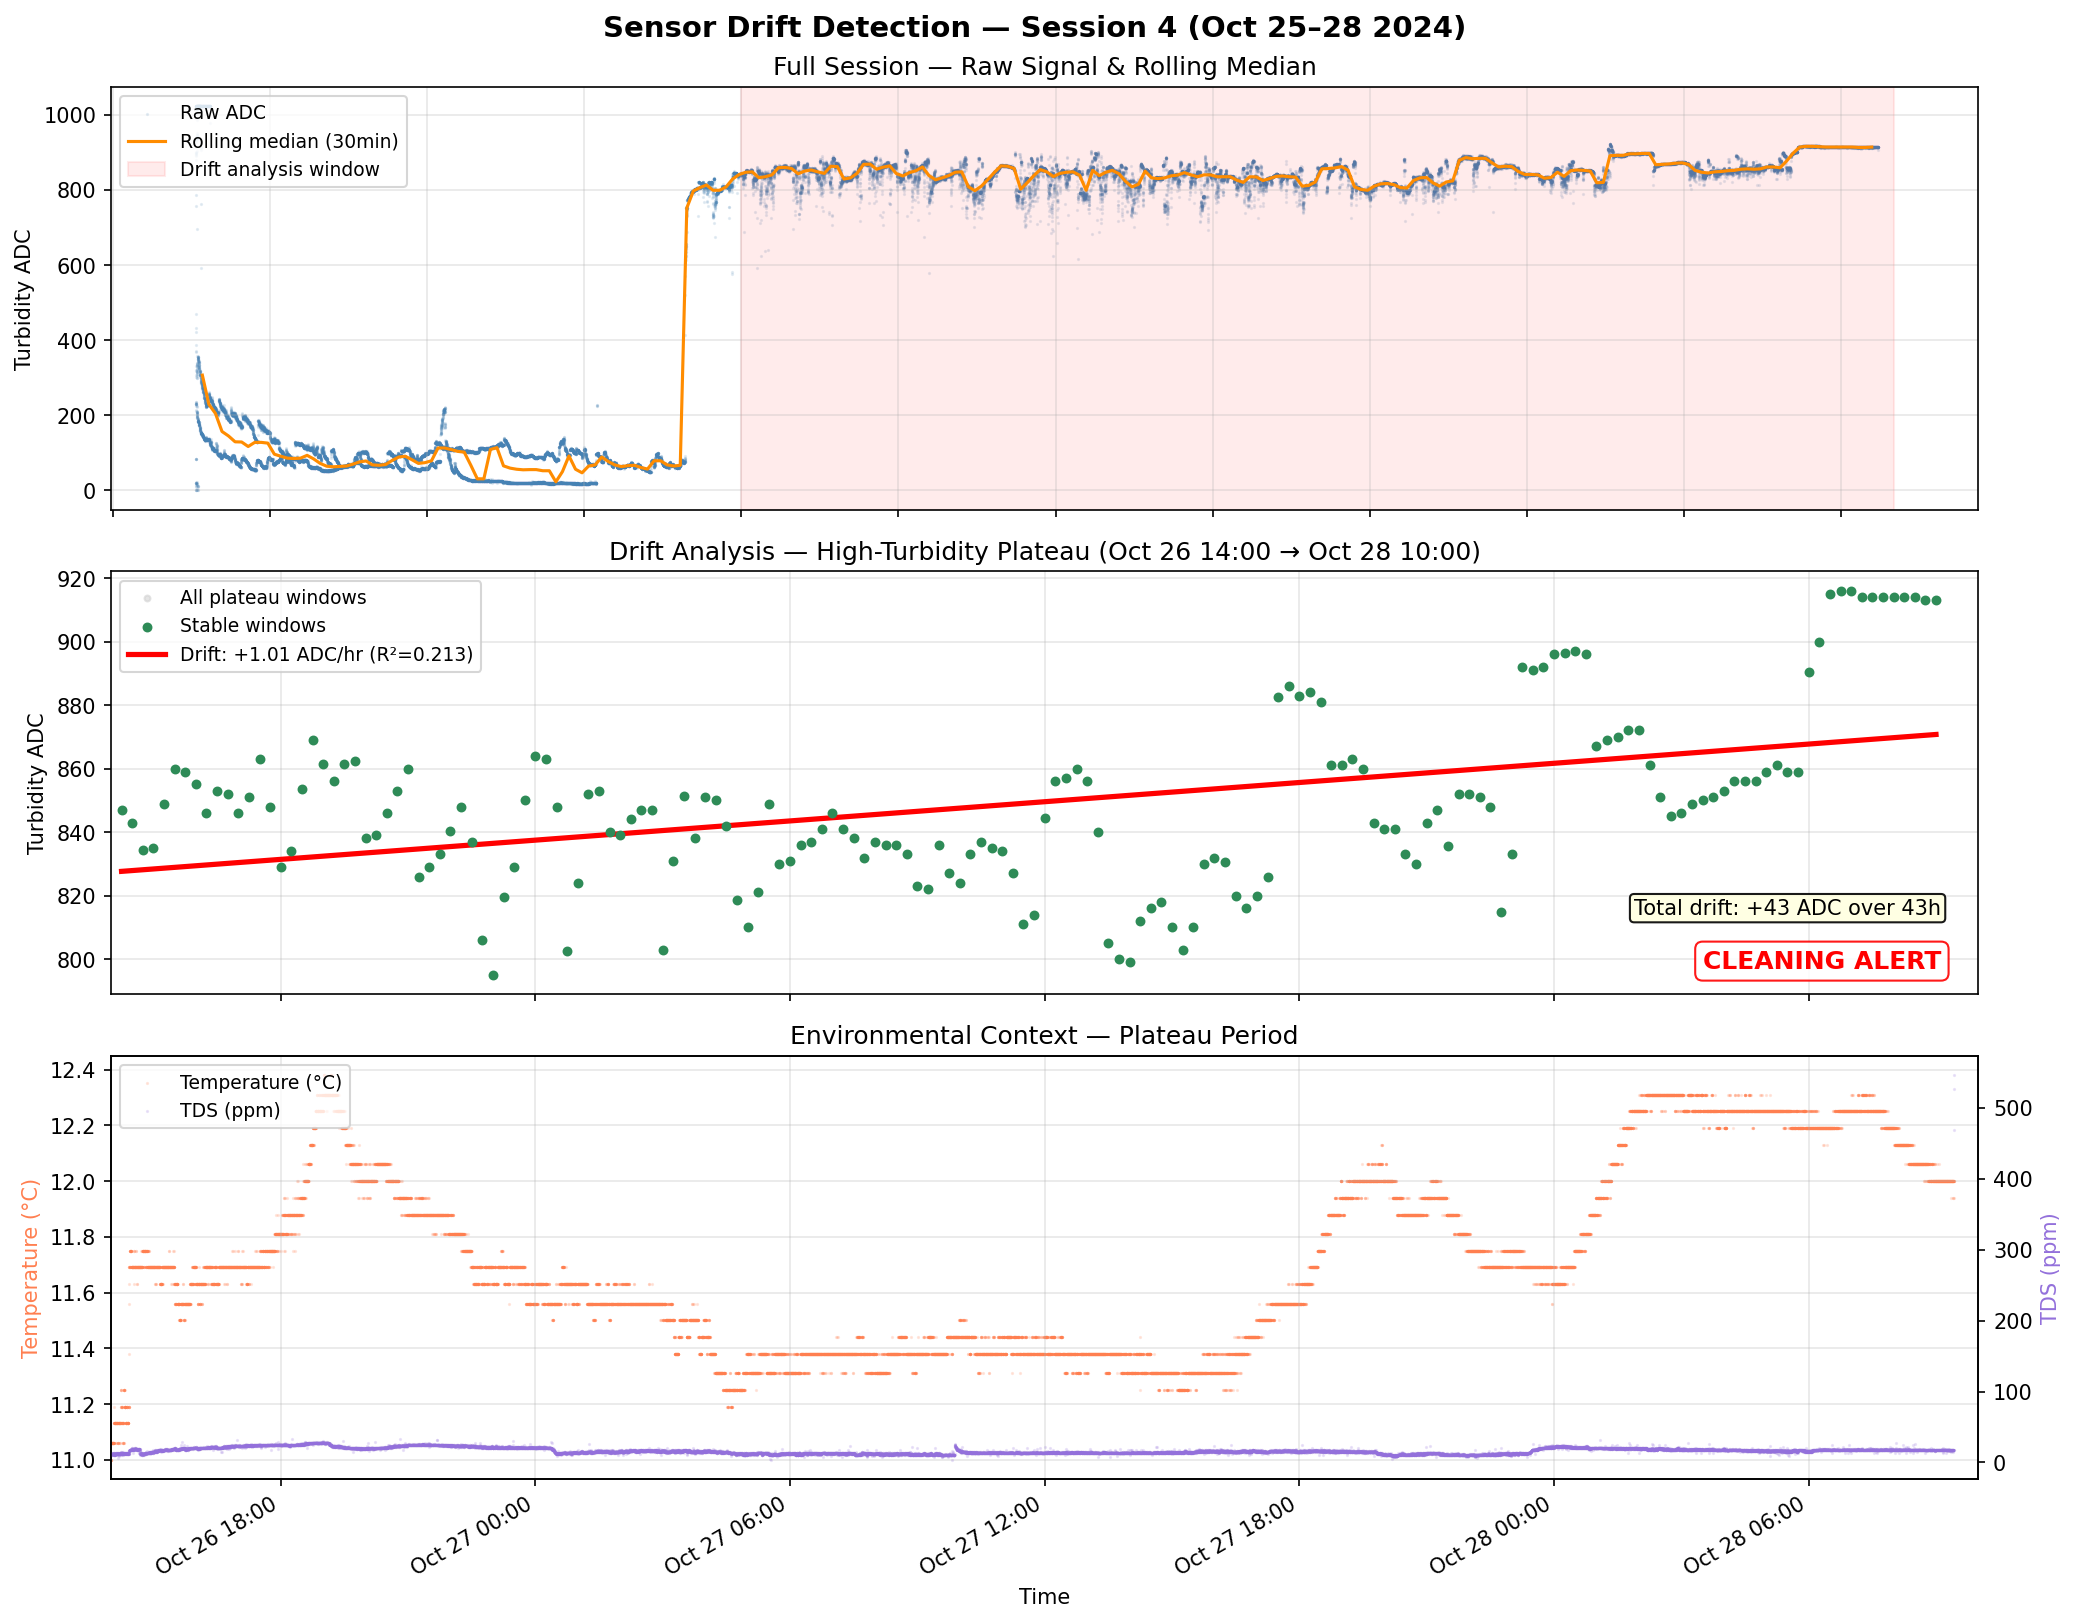

Here is the Python script that generated this plot:
"""Drift detection experiment on cleaned Session 4 data.

Analyses the 3-day continuous recording (Session 4, Oct 25–28) to detect
sensor fouling.  Strategy:

1. Identify "stable" windows where temperature and TDS variance is low
   (environmental conditions unchanged).
2. Track the rolling median of turbidity_adc within those windows.
3. Fit a linear trend to the stable-window medians — a statistically
   significant positive slope (ADC rising = signal attenuating) indicates
   biofouling on the SEN0189 optical window.
4. Output a multi-panel graph showing raw signal, rolling baseline,
   detected drift, and a cleaning-alert threshold.
"""

from __future__ import annotations

import csv
from datetime import datetime, timedelta
from pathlib import Path

import matplotlib.dates as mdates
import matplotlib.pyplot as plt
import numpy as np

# ── Config ──────────────────────────────────────────────────────────────
DATA_PATH = Path(__file__).resolve().parent / "data01_clean.csv"
OUTPUT_PATH = Path(__file__).resolve().parent / "drift_detection.png"

WINDOW_MINUTES = 30          # rolling window size
TEMP_STABILITY_STD = 0.3     # max temp stdev within window to count as "stable"
TDS_STABILITY_STD = 15.0     # max TDS stdev within window
TURB_STABILITY_STD = 60.0    # max turbidity stdev within window (reject transients)
DRIFT_ALERT_SLOPE = 0.5      # ADC units / hour — threshold for cleaning alert
SESSION = "4"

# Focus on the high-turbidity plateau for drift analysis
# (the regime transition on Oct 26 ~12:00 swamps any real fouling signal)
PLATEAU_START = datetime.fromisoformat("2024-10-26T14:00:00")
PLATEAU_END = datetime.fromisoformat("2024-10-28T10:00:00")


def load_session(path: Path, session: str) -> list[dict]:
    with open(path) as f:
        reader = csv.DictReader(f)
        return [
            {
                "ts": datetime.fromisoformat(r["timestamp"]),
                "turb": int(r["turbidity_adc"]),
                "temp": float(r["water_temperature"]),
                "tds": int(r["tds"]),
            }
            for r in reader
            if r["session"] == session
        ]


def rolling_windows(
    rows: list[dict], window_min: int
) -> list[dict]:
    """Compute rolling statistics over fixed-duration windows."""
    if not rows:
        return []

    results = []
    start = rows[0]["ts"]
    end = rows[-1]["ts"]
    delta = timedelta(minutes=window_min)
    cursor = start

    while cursor + delta <= end:
        win_end = cursor + delta
        subset = [r for r in rows if cursor <= r["ts"] < win_end]
        if len(subset) >= 10:
            turbs = np.array([r["turb"] for r in subset])
            temps = np.array([r["temp"] for r in subset])
            tdss = np.array([r["tds"] for r in subset])
            results.append({
                "ts_center": cursor + delta / 2,
                "turb_median": float(np.median(turbs)),
                "turb_mean": float(np.mean(turbs)),
                "turb_std": float(np.std(turbs)),
                "temp_std": float(np.std(temps)),
                "tds_std": float(np.std(tdss)),
                "temp_mean": float(np.mean(temps)),
                "tds_mean": float(np.mean(tdss)),
                "n": len(subset),
            })
        cursor += timedelta(minutes=window_min // 2)  # 50% overlap

    return results


def detect_drift(windows: list[dict]) -> dict:
    """Fit linear trend to stable-window turbidity medians.

    Returns dict with slope (ADC/hour), intercept, r², and per-window
    arrays for plotting.
    """
    stable = [
        w for w in windows
        if w["temp_std"] < TEMP_STABILITY_STD
        and w["tds_std"] < TDS_STABILITY_STD
        and w["turb_std"] < TURB_STABILITY_STD
    ]
    if len(stable) < 3:
        return {"slope": 0.0, "r2": 0.0, "stable_windows": [], "trend_ts": [], "trend_vals": []}

    t0 = stable[0]["ts_center"]
    hours = np.array([(w["ts_center"] - t0).total_seconds() / 3600 for w in stable])
    medians = np.array([w["turb_median"] for w in stable])

    # Linear regression
    coeffs = np.polyfit(hours, medians, 1)
    slope, intercept = coeffs
    trend_vals = np.polyval(coeffs, hours)
    ss_res = np.sum((medians - trend_vals) ** 2)
    ss_tot = np.sum((medians - np.mean(medians)) ** 2)
    r2 = 1 - ss_res / ss_tot if ss_tot > 0 else 0.0

    return {
        "slope": float(slope),
        "intercept": float(intercept),
        "r2": float(r2),
        "stable_windows": stable,
        "trend_hours": hours,
        "trend_vals": trend_vals,
    }


def plot(
    rows: list[dict],
    all_windows: list[dict],
    plateau_windows: list[dict],
    drift: dict,
    output: Path,
) -> None:
    """Generate a 3-panel drift detection figure."""
    output.parent.mkdir(parents=True, exist_ok=True)

    fig, axes = plt.subplots(3, 1, figsize=(14, 11))
    fig.suptitle("Sensor Drift Detection — Session 4 (Oct 25–28 2024)", fontsize=14, fontweight="bold")

    ts_all = [r["ts"] for r in rows]
    turb_all = [r["turb"] for r in rows]

    # ── Panel 1: Full session overview with plateau region highlighted ─
    ax1 = axes[0]
    ax1.scatter(ts_all, turb_all, s=0.3, alpha=0.15, color="steelblue", label="Raw ADC")
    win_ts = [w["ts_center"] for w in all_windows]
    win_med = [w["turb_median"] for w in all_windows]
    ax1.plot(win_ts, win_med, color="darkorange", linewidth=1.5, label=f"Rolling median ({WINDOW_MINUTES}min)")
    ax1.axvspan(PLATEAU_START, PLATEAU_END, alpha=0.08, color="red", label="Drift analysis window")
    ax1.set_ylabel("Turbidity ADC")
    ax1.legend(loc="upper left", fontsize=9)
    ax1.set_title("Full Session — Raw Signal & Rolling Median")
    ax1.xaxis.set_major_formatter(mdates.DateFormatter("%b %d %H:%M"))
    ax1.xaxis.set_major_locator(mdates.HourLocator(interval=6))
    ax1.grid(True, alpha=0.3)

    # ── Panel 2: Plateau zoom — stable windows + drift trend ─────────
    ax2 = axes[1]
    # Plot all plateau windows as context
    plat_ts = [w["ts_center"] for w in plateau_windows]
    plat_med = [w["turb_median"] for w in plateau_windows]
    ax2.scatter(plat_ts, plat_med, s=8, color="lightgrey", alpha=0.6, label="All plateau windows")

    stable = drift["stable_windows"]
    if stable:
        stable_ts = [w["ts_center"] for w in stable]
        stable_med = [w["turb_median"] for w in stable]
        ax2.scatter(stable_ts, stable_med, s=14, color="seagreen", zorder=3, label="Stable windows")

        # Trend line
        ax2.plot(stable_ts, drift["trend_vals"], color="red", linewidth=2.5,
                 label=f"Drift: {drift['slope']:+.2f} ADC/hr (R²={drift['r2']:.3f})")

        alert = abs(drift["slope"]) > DRIFT_ALERT_SLOPE
        alert_text = "CLEANING ALERT" if alert else "Within tolerance"
        alert_color = "red" if alert else "green"
        ax2.text(0.98, 0.05, alert_text, transform=ax2.transAxes,
                 fontsize=12, fontweight="bold", color=alert_color,
                 ha="right", va="bottom",
                 bbox=dict(boxstyle="round,pad=0.3", facecolor="white", edgecolor=alert_color, alpha=0.9))

        # Annotate total drift
        total_hours = drift["trend_hours"][-1] - drift["trend_hours"][0]
        total_drift = drift["slope"] * total_hours
        ax2.text(0.98, 0.18, f"Total drift: {total_drift:+.0f} ADC over {total_hours:.0f}h",
                 transform=ax2.transAxes, fontsize=10, ha="right", va="bottom",
                 bbox=dict(boxstyle="round,pad=0.2", facecolor="lightyellow", alpha=0.9))

    ax2.set_ylabel("Turbidity ADC")
    ax2.legend(loc="upper left", fontsize=9)
    ax2.set_title(f"Drift Analysis — High-Turbidity Plateau ({PLATEAU_START.strftime('%b %d %H:%M')} → {PLATEAU_END.strftime('%b %d %H:%M')})")
    ax2.set_xlim(PLATEAU_START, PLATEAU_END)
    ax2.xaxis.set_major_formatter(mdates.DateFormatter("%b %d %H:%M"))
    ax2.xaxis.set_major_locator(mdates.HourLocator(interval=6))
    ax2.grid(True, alpha=0.3)

    # ── Panel 3: Environmental context for plateau ───────────────────
    ax3 = axes[2]
    plat_rows = [r for r in rows if PLATEAU_START <= r["ts"] <= PLATEAU_END]
    plat_ts_raw = [r["ts"] for r in plat_rows]
    plat_temp = [r["temp"] for r in plat_rows]
    plat_tds = [r["tds"] for r in plat_rows]

    ax3.scatter(plat_ts_raw, plat_temp, s=0.3, alpha=0.2, color="coral", label="Temperature (°C)")
    ax3_twin = ax3.twinx()
    ax3_twin.scatter(plat_ts_raw, plat_tds, s=0.3, alpha=0.2, color="mediumpurple", label="TDS (ppm)")
    ax3.set_ylabel("Temperature (°C)", color="coral")
    ax3_twin.set_ylabel("TDS (ppm)", color="mediumpurple")
    ax3.set_xlabel("Time")

    lines1, labels1 = ax3.get_legend_handles_labels()
    lines2, labels2 = ax3_twin.get_legend_handles_labels()
    ax3.legend(lines1 + lines2, labels1 + labels2, loc="upper left", fontsize=9)
    ax3.set_title("Environmental Context — Plateau Period")
    ax3.set_xlim(PLATEAU_START, PLATEAU_END)
    ax3.xaxis.set_major_formatter(mdates.DateFormatter("%b %d %H:%M"))
    ax3.xaxis.set_major_locator(mdates.HourLocator(interval=6))
    ax3.grid(True, alpha=0.3)

    fig.autofmt_xdate(rotation=30)
    fig.tight_layout()
    fig.savefig(output, dpi=150, bbox_inches="tight")
    print(f"Saved: {output}")
    plt.close(fig)


def main() -> None:
    print("Loading Session 4 data...")
    rows = load_session(DATA_PATH, SESSION)
    print(f"  {len(rows):,} rows loaded")

    print("Computing rolling windows (full session)...")
    all_windows = rolling_windows(rows, WINDOW_MINUTES)
    print(f"  {len(all_windows)} windows total")

    # Focus on the high-turbidity plateau for drift analysis
    plateau_rows = [r for r in rows if PLATEAU_START <= r["ts"] <= PLATEAU_END]
    print(f"  Plateau subset: {len(plateau_rows):,} rows ({PLATEAU_START} → {PLATEAU_END})")

    print("Computing rolling windows (plateau)...")
    plateau_windows = rolling_windows(plateau_rows, WINDOW_MINUTES)
    print(f"  {len(plateau_windows)} plateau windows")

    print("Detecting drift in stable plateau windows...")
    drift = detect_drift(plateau_windows)
    stable_count = len(drift["stable_windows"])
    total_count = len(plateau_windows)
    print(f"  {stable_count}/{total_count} plateau windows classified as stable")
    print(f"  Drift slope: {drift['slope']:+.3f} ADC/hour")
    print(f"  R²: {drift['r2']:.4f}")

    alert = abs(drift["slope"]) > DRIFT_ALERT_SLOPE
    if alert:
        total_hours = drift["trend_hours"][-1] - drift["trend_hours"][0]
        total_drift = drift["slope"] * total_hours
        print(f"  CLEANING ALERT: drift exceeds {DRIFT_ALERT_SLOPE} ADC/hr threshold")
        print(f"  Total drift: {total_drift:+.0f} ADC over {total_hours:.0f} hours")
    else:
        print(f"  Drift within tolerance (threshold: {DRIFT_ALERT_SLOPE} ADC/hr)")

    print("Generating plot...")
    plot(rows, all_windows, plateau_windows, drift, OUTPUT_PATH)


if __name__ == "__main__":
    main()
